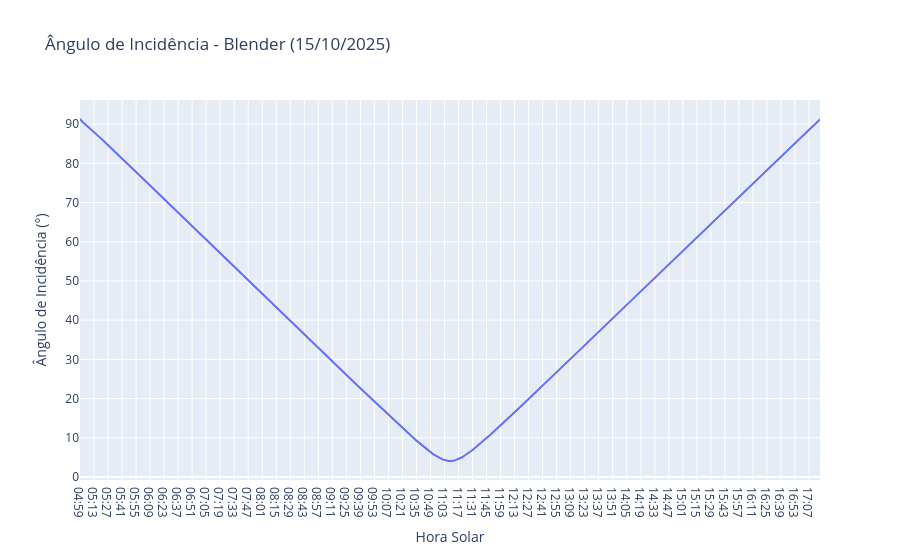
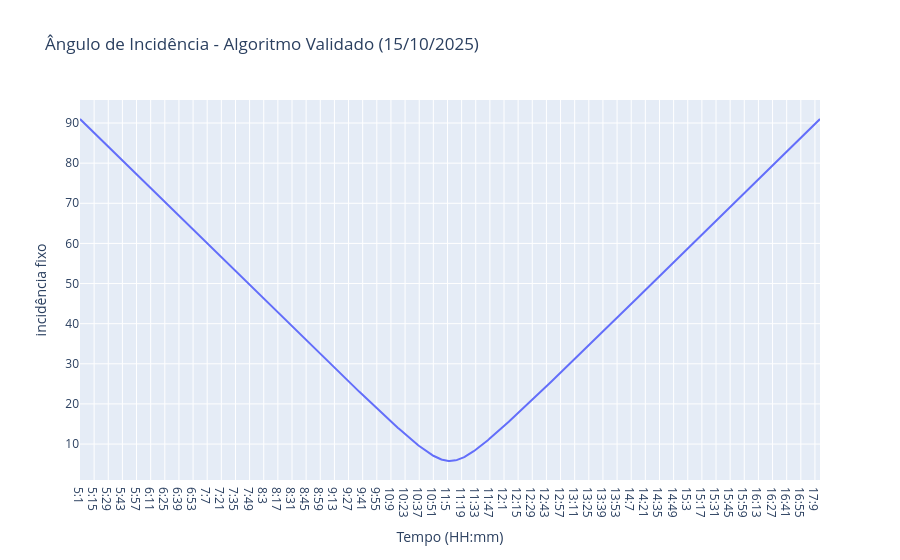

Notebook cell for these charts, in order:
### Code cell
#Ângulo de Incidência no Blender
fig = px.line(df2, x ='Hora Solar', y = "Ângulo de Incidência (°)", title="Ângulo de Incidência - Blender (15/10/2025)")
fig.show()

#Ângulo de Incidência validado no algoritmo 
fig = px.line(df3, x ='Tempo (HH:mm)', y ='incidência fixo', title="Ângulo de Incidência - Algoritmo Validado (15/10/2025)")
fig.show()

### Figure 1 — Plotly figure (JSON) as saved in the notebook; plotly's stock layout.template omitted (floating-point values rounded to 4 significant figures; data arrays with more than 128 entries replaced by an {"elided": "..."} marker saying what was removed)
{"data": [{"hovertemplate": "Hora Solar=%{x}<br>Ângulo de Incidência (°)=%{y}<extra></extra>", "legendgroup": "", "line": {"color": "#636efa", "dash": "solid"}, "marker": {"symbol": "circle"}, "mode": "lines", "name": "", "orientation": "v", "showlegend": false, "type": "scatter", "x": {"elided": "740 str values"}, "xaxis": "x", "y": {"elided": "740 float values"}, "yaxis": "y"}], "layout": {"legend": {"tracegroupgap": 0}, "title": {"text": "Ângulo de Incidência - Blender (15/10/2025)"}, "xaxis": {"anchor": "y", "domain": [0, 1], "title": {"text": "Hora Solar"}}, "yaxis": {"anchor": "x", "domain": [0, 1], "title": {"text": "Ângulo de Incidência (°)"}}}}

### Figure 2 — Plotly figure (JSON) as saved in the notebook; plotly's stock layout.template omitted (floating-point values rounded to 4 significant figures; data arrays with more than 128 entries replaced by an {"elided": "..."} marker saying what was removed)
{"data": [{"hovertemplate": "Tempo (HH:mm)=%{x}<br>incidência fixo=%{y}<extra></extra>", "legendgroup": "", "line": {"color": "#636efa", "dash": "solid"}, "marker": {"symbol": "circle"}, "mode": "lines", "name": "", "orientation": "v", "showlegend": false, "type": "scatter", "x": {"elided": "734 str values"}, "xaxis": "x", "y": {"elided": "734 float values"}, "yaxis": "y"}], "layout": {"legend": {"tracegroupgap": 0}, "title": {"text": "Ângulo de Incidência - Algoritmo Validado (15/10/2025)"}, "xaxis": {"anchor": "y", "domain": [0, 1], "title": {"text": "Tempo (HH:mm)"}}, "yaxis": {"anchor": "x", "domain": [0, 1], "title": {"text": "incidência fixo"}}}}
